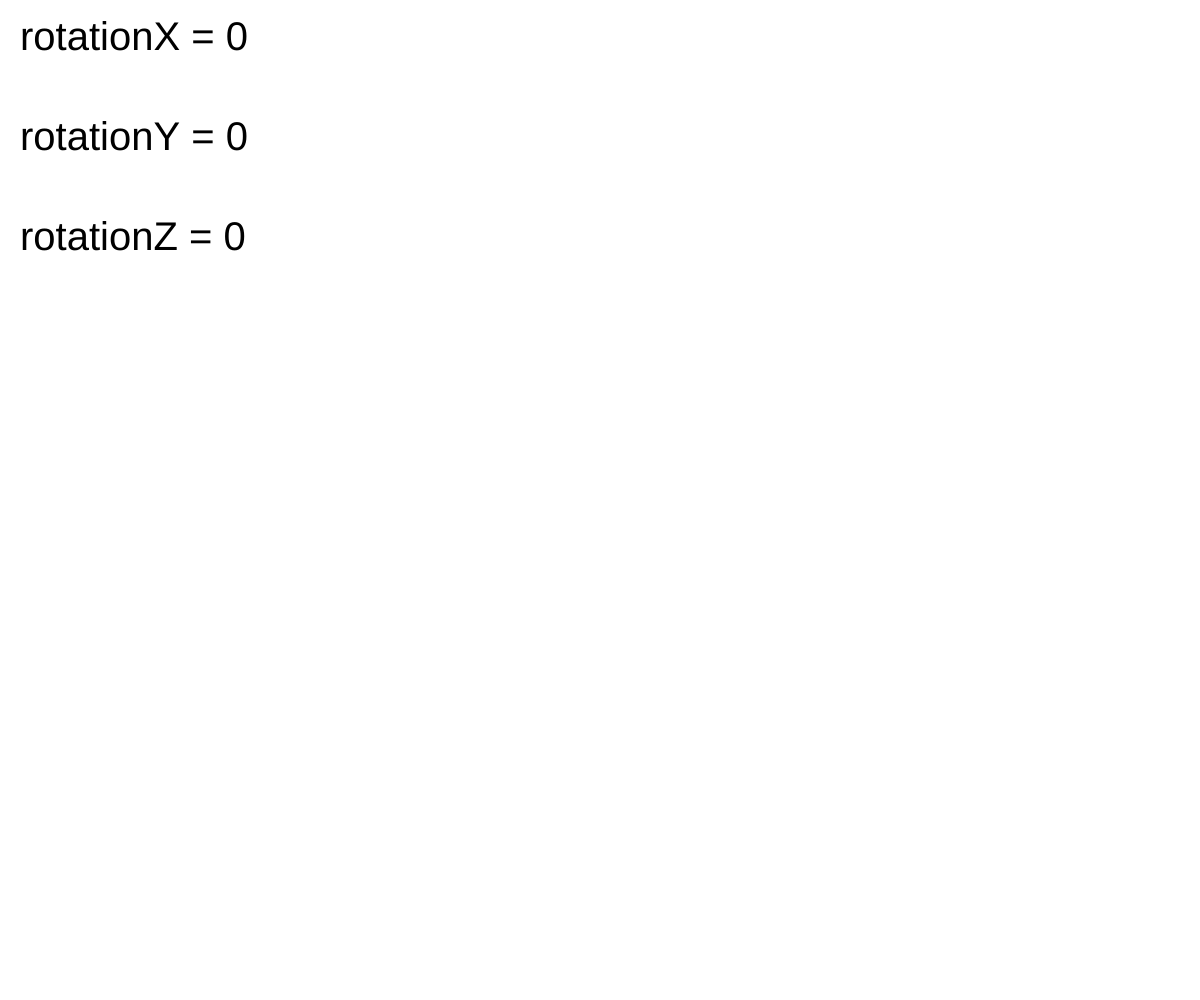
Frame 1 (no input)
Frame 60 (no input): identical to frame 1, image omitted
Frame 120 (the mouse pressed at the canvas centre since frame 60): identical to frame 1, image omitted

The p5.js sketch that drew this single still picture (run headless with seeded random() and noise() and a simulated clock; from frame 60 on, the mouse is pressed at the canvas centre):

// p5.js sketch
// ── sketch.js
function setup(){
  createCanvas(windowWidth, windowHeight);
  textSize(40);
}

function draw() {
  background(255);
  text("rotationX = "+round(rotationX), 20, 50);
  text("rotationY = "+round(rotationY), 20, 150);
  text("rotationZ = "+round(rotationZ), 20, 250);
}
